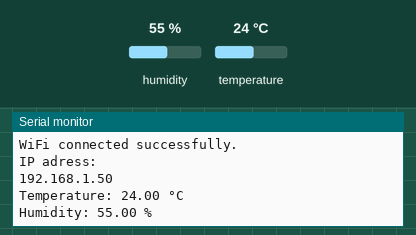
Bench run of a program on a simulated ESP32. On the bench: the last lines printed to the serial monitor. Inputs (shaded band) come from the test bench; at power-on: humidity 55 %, temperature 24 °C. WiFi joins after 1.5 s; servers stay silent unless stated.

Above: at 2.8 s.
2.9 s: humidity set to 22 %
At 4.3 s:
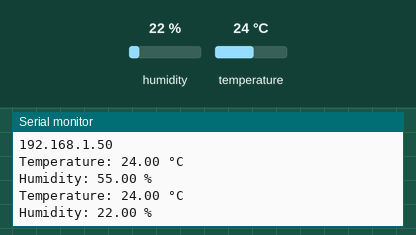
4.4 s: temperature set to 12 °C
5.9 s: humidity set to 40 %
At 6.6 s:
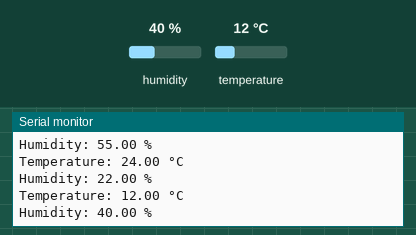
Timing chart, 0 to 8.9 s (numbered marks = the images above; inputs shaded):
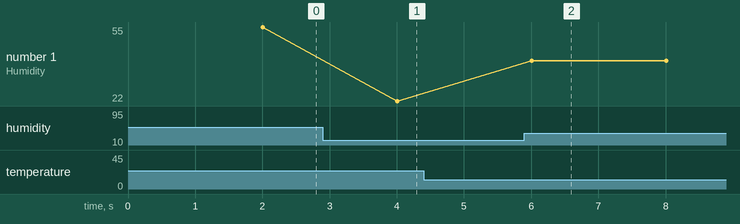

Measured:
- after the input at 2.9 s, the serial monitor: prints a new line after 1.1 s (image 1)
- after the input at 5.9 s, the serial monitor: prints a new line after 0.11 s (image 2)
- plotted number 1: 55 → 22 after the input at 2.9 s, 22 → 40 after the input at 5.9 s

The program:

main.cpp
```cpp
#include <Arduino.h>
#include <DHT.h>
#include <DHT_U.h>

#include <WiFi.h>
#include <WebServer.h>


const char* WIFI_SSID = "YOUR_WIFI_NAME";
const char *WIFI_PASSWORD = "YOUR_WIFI_PASSWORD";


//webserver details
WebServer server(80);
String header;
unsigned long currentTime = millis();
const long timeoutTime = 2000;
unsigned long previousTime;

//sensor details
#define DHTPIN 18
#define DHTTYPE DHT22

DHT_Unified dht(DHTPIN, DHTTYPE);

uint32_t delayMS;


void handleRoot() {
  sensors_event_t event;
  dht.temperature().getEvent(&event);
  float temp = event.temperature; //reads value from event
  dht.humidity().getEvent(&event);
  float hum = event.relative_humidity; //reads value from event

  String html = "<!DOCTYPE html><html><body>";
  html += "<h1>ESP32 Weatherstation</h1>";
  html += "<p>Temperature: " + String(temp) + " °C</p>";
  html += "<p>Humidity: " + String(hum) + " %</p>";
  html += "</body></html>";

  server.send(200, "text/html", html);
}

//Prepare response


void setup() {
  Serial.begin(115200);
  //Connect to WiFi
  WiFi.begin(WIFI_SSID, WIFI_PASSWORD);

  while(WiFi.status() != WL_CONNECTED) {
    Serial.print(".");
    delay(400);
  }

  Serial.println();
  Serial.println("WiFi connected successfully.");
  Serial.println("IP adress: ");
  Serial.println(WiFi.localIP());
  server.on("/", handleRoot);
  server.begin();
  dht.begin();
  sensor_t sensor;


}

void loop() {
  server.handleClient();

  static unsigned long lastRead = 0;
  if(millis() - lastRead > 2000) {
lastRead = millis();
  sensors_event_t event;

  dht.temperature().getEvent(&event);
  if(isnan(event.temperature)) {
    Serial.println("Error while reading temperature.");
  } else {
    Serial.print("Temperature: ");
    Serial.print(event.temperature);
    Serial.print(" °C");
    Serial.println();
  }

    dht.humidity().getEvent(&event);
  if(isnan(event.relative_humidity)) {
    Serial.println("Error while reading humidity.");
  } else {
    Serial.print("Humidity: ");
    Serial.print(event.relative_humidity);
    Serial.print(" %");
    Serial.println();
  }

  }


}
```
